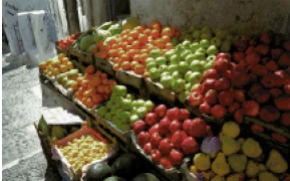
%> input picture Project/LMS Based Simulation/stand.png, 290 x 181 px
$ octave DichromatsSimulation.m   (GNU Octave 9; MATLAB toolbox functions it lacks are replaced by stand-ins)
%> lines starting %> are read from the running program, lines starting %| are printed output that depends on the picture
%> further down, importedImg is the input picture: size 181x290x3 uint8; mean R, G, B 99.7, 84.1, 61.3
### Project/LMS Based Simulation/SimulatingAlgorithm.m
function [ RGBModifedImg , ProjectionDistanceMatrix ] = SimulatingAlgorithm( srcImg , xyzPoints , type)
%> called with xyzPoints = [94.43 225.1; 177.1 258.3; 265.6 27.4], type = 'protanopes'
%% Prepere Picture

srcImg = double(srcImg);

%Retrive the size of the image for reshaping it
sizeImage = size(srcImg);
%> sizeImage = [181 290 3]

%Reshape the image for applaying transformation - Creates 3XSizeofPicutre
%matrix
reshapedImage = reshape(srcImg, [sizeImage(1)*sizeImage(2) sizeImage(3)])';


%% Creating the transformation matrix

XYZtoRGB = [ 3.2405 -1.5372 -0.4985;
            -0.9693  1.8760  0.0416;
             0.0556 -0.2040  1.0573];

XYZtoLMS = [ 0.8951  0.2664 -0.1614;
            -0.7502  1.7135  0.0367;
             0.0389 -0.0685  1.0296];

%% Transform the rgb image to XYZ

%Instead of - XYZImg = RGBtoXYZ*reshapedImage - we do:
XYZImg = XYZtoRGB\reshapedImage;
%It's much more faster and accurate according to matlab

%% Trasform the XYZ img to LMS

n = length(XYZImg(1,:));
%> n = 52490

LMSImg = XYZtoLMS * XYZImg;

%% Algorithm

%Calculating the LMS values of E - the brightest
%possible metamer of an equal-energy stimulus on this
%monitor. We have selected a metamer of the equal energy
%stimulus E as the neutral color

whiteLMS = XYZtoLMS * (XYZtoRGB\[255 ,255 ,255]');

Le = whiteLMS(1);
Me = whiteLMS(2);
Se = whiteLMS(3);


%Initialize the xyzModifiedImg
LMSModifiedImg = zeros(size(LMSImg));
ProjectionDistanceMatrix = zeros(size(LMSImg,2) , 1);

%for each pixel we will find the line between the chromacity value to the
%Confusion point
for i=1:1:n

    Lq = LMSImg(1,i);
    Mq = LMSImg(2,i);
    Sq = LMSImg(3,i);

    if (strcmp(type,'protanopes') == 1)
        %Finding the monochromatic index according to the specific color
        if(Sq/Mq < Se/Me)
            %In this case we should projec the values to the wavelenge 575
            idx = 2;
        else
            %In this case we should projec the values to the wavelenge 475
            idx = 1;
        end

        %Getting the stimulus values of this monochromatic light
        La = xyzPoints(1,idx); Ma = xyzPoints(2,idx); Sa = xyzPoints(3,idx);

        %calulatin a b & c
        a = Me*Sa - Se*Ma;
        b = Se*La - Le*Sa;
        c = Le*Ma - Me*La;

        %this intersection point is the new color
        LMSModifiedImg(1,i) = -(b*Mq + c*Sq)/a;
        LMSModifiedImg(2,i) = Mq;
        LMSModifiedImg(3,i) = Sq;

        %Update the projection distance
        ProjectionDistanceMatrix(i) = abs(LMSModifiedImg(1,i) - LMSImg(1,i));

    else if (strcmp(type,'deuteranopes') == 1)
            %Finding the monochromatic index according to the specific color
            if(Sq/Lq < Se/Le)
                %In this case we should projec the values to the wavelenge 575
                idx = 2;
            else
                %In this case we should projec the values to the wavelenge 475
                idx = 1;
            end

            %Getting the stimulus values of this monochromatic light
            La = xyzPoints(1,idx); Ma = xyzPoints(2,idx); Sa = xyzPoints(3,idx);

            %calulatin a b & c
            a = Me*Sa - Se*Ma;
            b = Se*La - Le*Sa;
            c = Le*Ma - Me*La;

            %this intersection point is the new color
            LMSModifiedImg(1,i) = Lq;
            LMSModifiedImg(2,i) = -(a*Lq + c*Sq)/b;
            LMSModifiedImg(3,i) = Sq;

            %Update the projection distance
            ProjectionDistanceMatrix(i) = abs(LMSModifiedImg(2,i) - LMSImg(2,i));

        else if (strcmp(type,'tritanopic') == 1)
                %Finding the monochromatic index according to the specific color
                if(Mq/Lq < Me/Le)
                    %In this case we should projec the values to the
                    %wavelenge 660
                    idx = 2;
                else
                    %In this case we should projec the values to the
                    %wavelenge 485
                    idx = 1;
                end

                %Getting the stimulus values of this monochromatic light
                La = xyzPoints(1,idx); Ma = xyzPoints(2,idx); Sa = xyzPoints(3,idx);

                %calulatin a b & c
                a = Me*Sa - Se*Ma;
                b = Se*La - Le*Sa;
                c = Le*Ma - Me*La;

                %this intersection point is the new color
                LMSModifiedImg(1,i) = Lq;
                LMSModifiedImg(2,i) = Mq;
                LMSModifiedImg(3,i) = -(a*Lq + b*Mq)/c;

                %Update the projection distance
                ProjectionDistanceMatrix(i) = abs(LMSModifiedImg(3,i) - LMSImg(3,i));
            end
        end
    end

end
%> after the loop, La = 225.1; Ma = 258.3; Sa = 27.4; a = -64503.4; b = 55948.8; c = 2308.4; idx = 2

%% Transform the L'M'S' to X'Y'Z'

XYZModifiedImg = XYZtoLMS\LMSModifiedImg;

%% Transform the X'Y'Z' to R'G'B'

RGBModifedImg = XYZtoRGB * XYZModifiedImg;

%% Restore the original Image

ProjectionDistanceMatrix = reshape(ProjectionDistanceMatrix',[sizeImage(1) sizeImage(2) 1]);
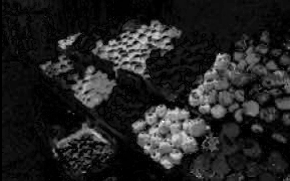
%> ProjectionDistanceMatrix: size 181x290 double; min 0, max 58.76, mean 8; drawn with min black and max white
RGBModifedImg = reshape(RGBModifedImg',[sizeImage(1) sizeImage(2) sizeImage(3)]);
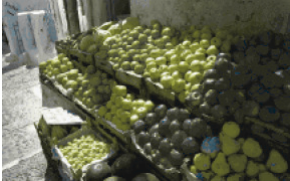
%> RGBModifedImg: size 181x290x3 double; mean R, G, B 82.7, 85.1, 61.6; drawn with min black and max white
RGBModifedImg = uint8(RGBModifedImg);
%> RGBModifedImg: size 181x290x3 uint8

end

### Project/LMS Based Simulation/deuteranopes.m
function [RGBModifiedImg,ProjectionDistanceMatrix] = deuteranopes( srcImg )

%% Get the points that looks the same

% Normal observers and both protanopes and deuteranopes see
%the same blue at 475 nm and the same yellow at 575 nm

XYZtoRGB = [ 3.2405 -1.5372 -0.4985;
            -0.9693  1.8760  0.0416;
             0.0556 -0.2040  1.0573];
XYZtoLMS = [ 0.8951  0.2664 -0.1614;
            -0.7502  1.7135  0.0367;
             0.0389 -0.0685  1.0296];

%Calculating the points from cones cmf
%SamePoints(:,1) =  cones(106,:)' %475nm
%SamePoints(:,2) = cones(206,:)' %575nm

SamePoints(:,1) =XYZtoLMS*(XYZtoRGB\[0 178 255]'); %475nm
SamePoints(:,2) =XYZtoLMS*(XYZtoRGB\[236 255 0]');%575nm

%% Run the simulating algorithm with this custom matrices
[RGBModifiedImg,ProjectionDistanceMatrix] = SimulatingAlgorithm(srcImg,SamePoints,'deuteranopes');
%> call 2 of SimulatingAlgorithm, with xyzPoints = [94.43 225.1; 177.1 258.3; 265.6 27.4], type = 'deuteranopes'
%> in SimulatingAlgorithm (call 2), `ProjectionDistanceMatrix = reshape(ProjectionDistanceMatrix',[sizeImag..`:
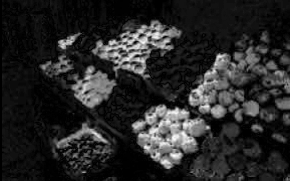
%> ProjectionDistanceMatrix: size 181x290 double; min 0, max 57.55, mean 9; drawn with min black and max white
%> in SimulatingAlgorithm (call 2), `RGBModifedImg = reshape(RGBModifedImg',[sizeImage(1) sizeImage(2) size..`:
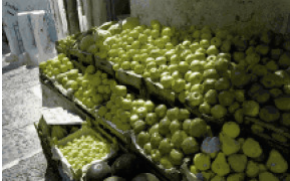
%> RGBModifedImg: size 181x290x3 double; mean R, G, B 89.8, 92.7, 60.8; drawn with min black and max white

end

### Project/LMS Based Simulation/protanopes.m
function [ RGBModifiedImg , ProjectionDistanceMatrix ] = protanopes( srcImg )

%% Get the points that looks the same

% Normal observers and both protanopes and deuteranopes see
%the same blue at 475 nm and the same yellow at 575 nm

XYZtoRGB = [ 3.2405 -1.5372 -0.4985;
            -0.9693  1.8760  0.0416;
             0.0556 -0.2040  1.0573];
XYZtoLMS = [ 0.8951  0.2664 -0.1614;
            -0.7502  1.7135  0.0367;
             0.0389 -0.0685  1.0296];

%Calculating the points from cones cmf
%load('cones.mat');
%SamePoints(:,1) =  cones(106,:)' %475nm
%SamePoints(:,2) = cones(206,:)' %575nm

SamePoints(:,1) =XYZtoLMS*(XYZtoRGB\([0 178 255]')); %475nm
SamePoints(:,2) =XYZtoLMS*(XYZtoRGB\([236 255 0]'));%575nm

%% Run the simulating algorithm with this custom matrices
[RGBModifiedImg,ProjectionDistanceMatrix] = SimulatingAlgorithm(srcImg,SamePoints,'protanopes');

end

### Project/LMS Based Simulation/tritanopic.m
function [RGBModifiedImg,ProjectionDistanceMatrix] = tritanopic( srcImg )

%% Get the points that looks the same.

load('cones.mat');

%Observations  suggest that a blue-green at 485 nm and a red
% at 660 nm have the same hue for the normal and tritanopic eyes

XYZtoRGB = [ 3.2405 -1.5372 -0.4985;
            -0.9693  1.8760  0.0416;
             0.0556 -0.2040  1.0573];
XYZtoLMS = [ 0.8951  0.2664 -0.1614;
            -0.7502  1.7135  0.0367;
             0.0389 -0.0685  1.0296];

%Calculating the points from cones cmf
%SamePoints(:,1) = cones(116,:)'; %485nm
%SamePoints(:,2) = cones(291,:)'; %660nm

SamePoints(:,1) = XYZtoLMS*(XYZtoRGB\([0 229 255]'));%485nm
SamePoints(:,2) = XYZtoLMS*(XYZtoRGB\([255 0 0]'));%660nm

%% Run the simulating algorithm with this custom matrices
[RGBModifiedImg,ProjectionDistanceMatrix] = SimulatingAlgorithm(srcImg,SamePoints,'tritanopic');
%> call 3 of SimulatingAlgorithm, with xyzPoints = [119.5 107.8; 226.1 14.21; 270.1 5.46], type = 'tritanopic'
%> in SimulatingAlgorithm (call 3), `ProjectionDistanceMatrix = reshape(ProjectionDistanceMatrix',[sizeImag..`:
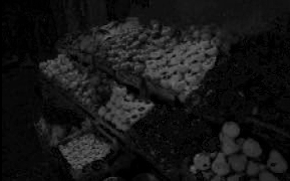
%> ProjectionDistanceMatrix: size 181x290 double; min 0, max 108, mean 22.6
%> in SimulatingAlgorithm (call 3), `RGBModifedImg = reshape(RGBModifedImg',[sizeImage(1) sizeImage(2) size..`:
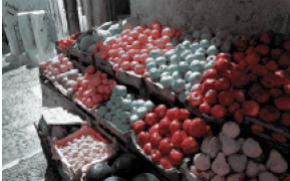
%> RGBModifedImg: size 181x290x3 double; mean R, G, B 98.8, 83.6, 83.9; drawn with min black and max white

end

### Project/LMS Based Simulation/DichromatsSimulation.m
%% Summary

%{
This Script will simulate what each class of dichromats see.
It will :
    1)load a testing picture
    2)run the simulating algorithm for each dichrmat type (3 types)
    3)show the results
%}

%% Prepere Picture

%Load the flowers Image
importedImg = imread('stand.png');

%% Run the simulating algorithms

ProtanopesImg = protanopes(importedImg);
DeuteranopesImg = deuteranopes(importedImg);
TritanopicImg = tritanopic(importedImg);


%% Show all images
figure;
subplot(2,2,1), imshow(importedImg) ,title('Real one');
subplot(2,2,2), imshow(ProtanopesImg)  ,title('Protanopes Image');
subplot(2,2,3), imshow(DeuteranopesImg)  ,title('Deuteranopes Image');
subplot(2,2,4), imshow(TritanopicImg)  ,title('Tritanopic Image');
